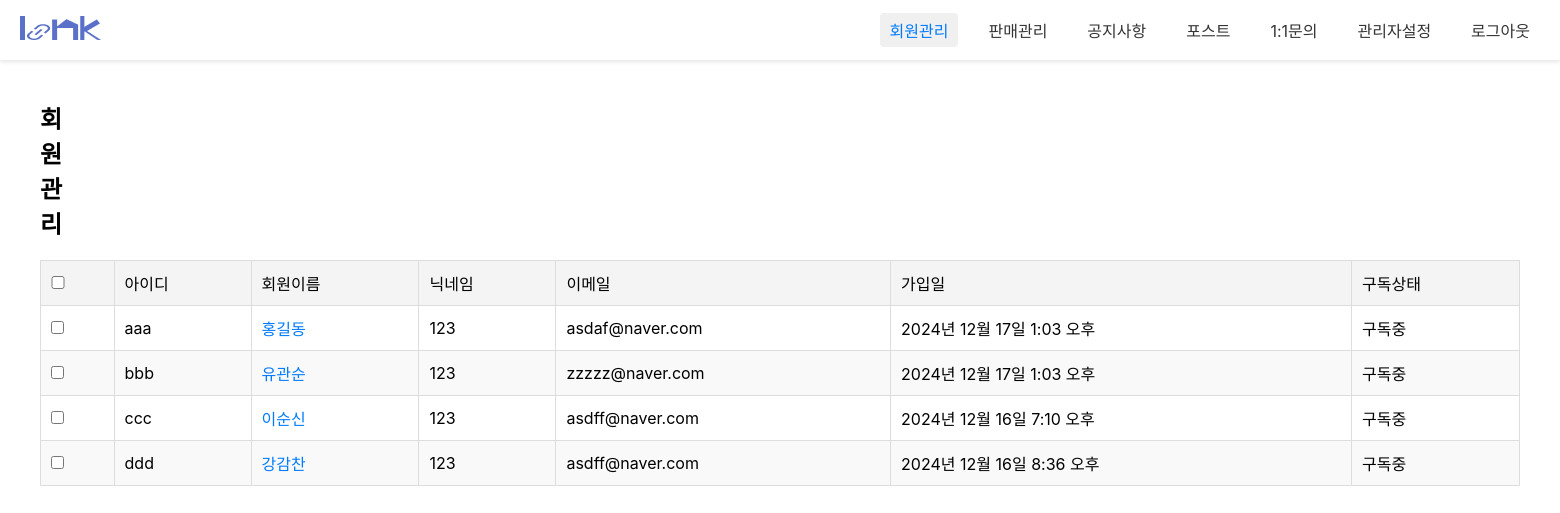
Before: /admin1/admin_memList/ with the older database file.
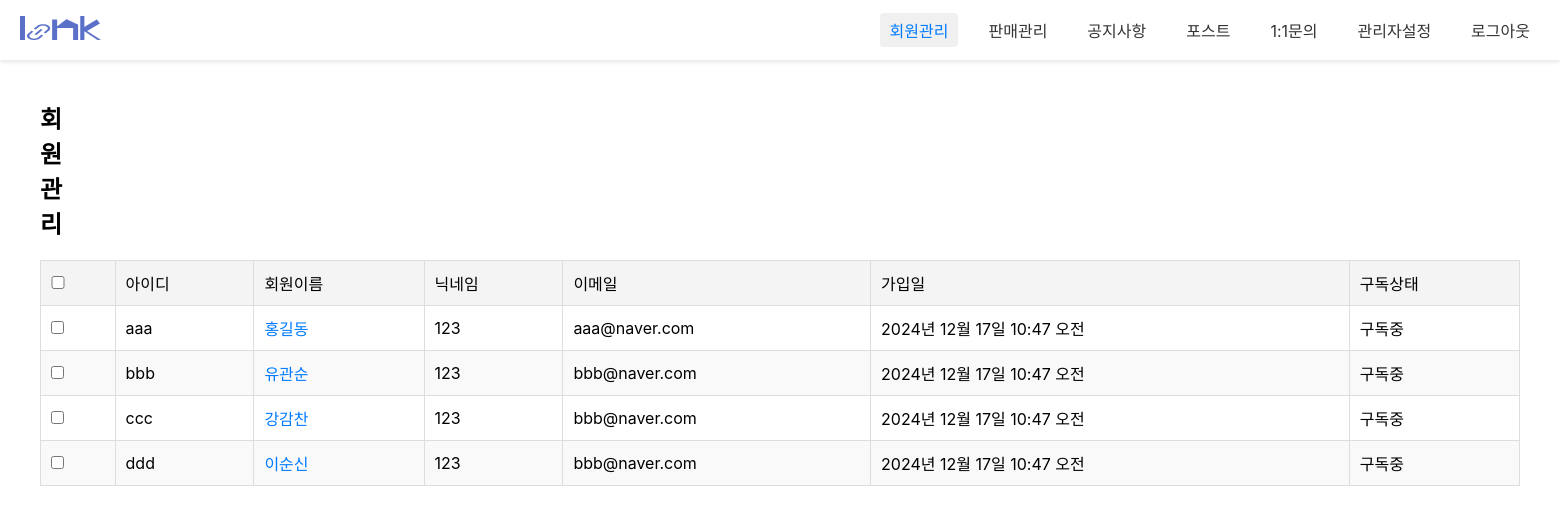
After: the same page with the newer database file.
### loginpage/models.py (models this page shows, shortened)
class Member(models.Model):
  id = models.CharField(max_length=50,primary_key=True)
  pw = models.CharField(max_length=100)
  name = models.CharField(max_length=100)
  nicName = models.CharField(max_length=100,default='123')
  mail = models.EmailField(max_length=100)
  birthday = models.CharField(max_length=50)
  gender = models.CharField(max_length=10,choices=[('남자', '남자'), ('여자', '여자')])
  mdate = models.DateTimeField(auto_now=True)
  created_group = models.OneToOneField(
        'diary.GroupDiary',  # '앱이름.모델이름' 형식
        on_delete=models.SET_NULL,
        null=True,
        blank=True,
        related_name='creator'
    )
  joined_group = models.ForeignKey(
        'diary.GroupDiary',  # '앱이름.모델이름' 형식
        on_delete=models.SET_NULL,
        null=True,
        blank=True,
        related_name='members'
    )

### admin1/views.py (the view)
# urls.py: path('admin_memList/', views.admin_memList, name="admin_memList"),
def admin_memList(request):
	qs = Member.objects.all()
	context = {"mlist":qs}
	return render(request, 'admin_memList.html', context)

### admin1/templates/admin_memList.html (shortened to what this page needs)
{% load static %}
<!DOCTYPE html>
<html lang="ko">
<head>
<link rel="stylesheet" href="{% static 'css/admin1/admin_login.css'%}">
<link rel="stylesheet" href="{% static 'css/admin1/admin_memllist.css'%}">
</head>
<body>
	<nav class="gnb">
		<a href="#" class="logo"><img src="/static/images/admin1/logo_sample.png" alt=""></a>
		<div class="menu">
				<a class="active" href="/admin1/admin_memList/">회원관리</a>
				<a href="#">판매관리</a>
				<a href="/admin1/admin_noticeList/">공지사항</a>
				<a href="/admin1/admin_postList/">포스트</a>
				<a href="/admin1/admin_qList/" >1:1문의</a>
				<a href="/admin1/admin_adminList/">관리자설정</a>
				<a id='a_logout'>로그아웃</a>
		</div>
	</nav>
	<div class="container">
		<div class="con_header">
			<h2>회원 관리</h2>
		</div>
		<table>
			<thead>
				<tr>
					<th><input type="checkbox" id="select_all"></th>
					<th>아이디</th>
					<th>회원이름</th>
					<th>닉네임</th>
					<th>이메일</th>
					<th>가입일</th>
					<th>구독상태</th>
				</tr>
			</thead>
			<tbody>
				{% for mem in mlist %}
				<tr>
					<td><input type="checkbox" class="select_member"></td>
					<td>{{mem.id}}</td>
					<td class="member_name"><a href="/admin1/admin_memView/{{mem.id}}/">{{mem.name}}</a></td>
					<td>{{mem.nicName}}</td>
					<td>{{mem.mail}}</td>
					<td>{{mem.mdate}}</td>
					<td>구독중</td>
				</tr>
				{% endfor %}
			</tbody>
		</table>
	</div>
</body>
</html>

### static/css/admin1/admin_login.css (style rules this page uses)
* { margin: 0; padding: 0; font-family: "Pretendard Variable", Pretendard, -apple-system, BlinkMacSystemFont, system-ui, Roboto, "Helvetica Neue", "Segoe UI", "Apple SD Gothic Neo", "Noto Sans KR", "Malgun Gothic", "Apple Color Emoji", "Segoe UI Emoji", "Segoe UI Symbol", sans-serif; }
a { text-decoration: none; color: inherit; cursor: pointer; }
.gnb { display: flex; align-items: center; justify-content: space-between; height: 60px; background-color: #ffffff; padding: 0 20px; box-shadow: 0 2px 4px rgba(0, 0, 0, 0.1); }
.gnb .logo { font-size: 20px; font-weight: bold; color: #333; text-decoration: none; }
.gnb .menu { display: flex; gap: 20px; }
.gnb .menu a { text-decoration: none; color: #333; font-size: 16px; padding: 5px 10px; border-radius: 4px; transition: background-color 0.3s, color 0.3s; }
.gnb .menu a:hover, .gnb .menu a.active { background-color: #f0f0f0; color: #007bff; }

### static/css/admin1/admin_memllist.css (style rules this page uses)
* { margin: 0; padding: 0; font-family: "Pretendard Variable", Pretendard, -apple-system, BlinkMacSystemFont, system-ui, Roboto, "Helvetica Neue", "Segoe UI", "Apple SD Gothic Neo", "Noto Sans KR", "Malgun Gothic", "Apple Color Emoji", "Segoe UI Emoji", "Segoe UI Symbol", sans-serif; }
.container { width: 100%; padding: 40px 40px 0 40px; box-sizing: border-box; }
.con_header { display: flex; gap: 10px; }
.con_header h2 { margin-right: 1520px; }
table { width: 100%; border-collapse: collapse; margin-top: 20px; }
table th, table td { border: 1px solid #ddd; padding: 10px; text-align: left; }
table th { background-color: #f4f4f4; font-weight: 500; }
table td { font-weight: 400; }
#select_all { width: 14px; }
table tr:nth-child(even) { background-color: #f9f9f9; }
.member_name a { text-decoration: none; color: #007bff; transition: color 0.3s; }

Changed rows visible on the page:
changed Member "aaa": mail "asdaf@naver.com" → "aaa@naver.com"; mdate "2024년 12월 17일 1:03 오후" → "2024년 12월 17일 10:47 오전"
changed Member "bbb": mail "zzzzz@naver.com" → "bbb@naver.com"; mdate "2024년 12월 17일 1:03 오후" → "2024년 12월 17일 10:47 오전"
changed Member "ccc": name "이순신" → "강감찬"; mail "asdff@naver.com" → "bbb@naver.com"; mdate "2024년 12월 16일 7:10 오후" → "2024년 12월 17일 10:47 오전"
changed Member "ddd": name "강감찬" → "이순신"; mail "asdff@naver.com" → "bbb@naver.com"; mdate "2024년 12월 16일 8:36 오후" → "2024년 12월 17일 10:47 오전"
